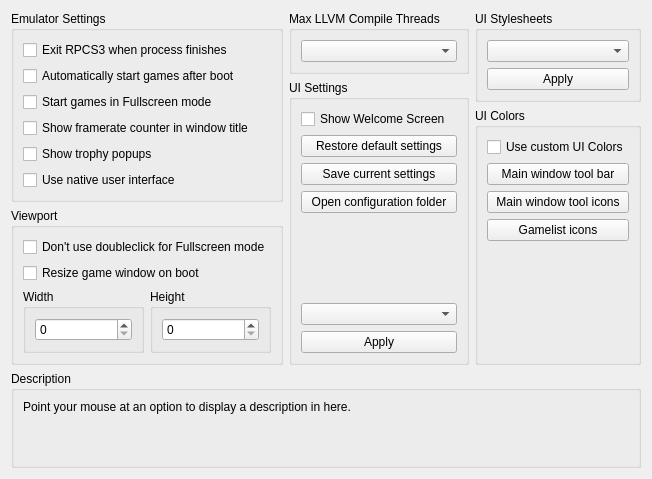
     <widget class="QWidget" name="emulatorTab">
      <attribute name="title">
       <string>Emulator</string>
      </attribute>
      <layout class="QVBoxLayout" name="verticalLayout_46">
       <item>
        <layout class="QHBoxLayout" name="horizontalLayout_12" stretch="1,1,1">
         <item>
          <layout class="QVBoxLayout" name="verticalLayout_47">
           <item>
            <widget class="QGroupBox" name="groupBox_55">
             <property name="title">
              <string>Emulator Settings</string>
             </property>
             <layout class="QVBoxLayout" name="verticalLayout_41">
              <item>
               <widget class="QCheckBox" name="exitOnStop">
                <property name="text">
                 <string>Exit RPCS3 when process finishes</string>
                </property>
               </widget>
              </item>
              <item>
               <widget class="QCheckBox" name="alwaysStart">
                <property name="text">
                 <string>Automatically start games after boot</string>
                </property>
               </widget>
              </item>
              <item>
               <widget class="QCheckBox" name="startGameFullscreen">
                <property name="text">
                 <string>Start games in Fullscreen mode</string>
                </property>
               </widget>
              </item>
              <item>
               <widget class="QCheckBox" name="showFPSInTitle">
                <property name="text">
                 <string>Show framerate counter in window title</string>
                </property>
               </widget>
              </item>
              <item>
               <widget class="QCheckBox" name="showTrophyPopups">
                <property name="text">
                 <string>Show trophy popups</string>
                </property>
               </widget>
              </item>
              <item>
               <widget class="QCheckBox" name="useNativeInterface">
                <property name="text">
                 <string>Use native user interface</string>
                </property>
               </widget>
              </item>
             </layout>
            </widget>
           </item>
           <item>
            <widget class="QGroupBox" name="gb_viewport">
             <property name="title">
              <string>Viewport</string>
             </property>
             <layout class="QVBoxLayout" name="verticalLayout_50">
              <item>
               <widget class="QCheckBox" name="gs_disableMouse">
                <property name="text">
                 <string>Don't use doubleclick for Fullscreen mode</string>
                </property>
               </widget>
              </item>
              <item>
               <widget class="QCheckBox" name="gs_resizeOnBoot">
                <property name="text">
                 <string>Resize game window on boot</string>
                </property>
               </widget>
              </item>
              <item>
               <layout class="QHBoxLayout" name="horizontalLayout_20">
                <item>
                 <widget class="QGroupBox" name="groupBox_4">
                  <property name="title">
                   <string>Width</string>
                  </property>
                  <layout class="QVBoxLayout" name="verticalLayout_49">
                   <item>
                    <widget class="QSpinBox" name="gs_width">
                     <property name="accelerated">
                      <bool>true</bool>
                     </property>
                     <property name="correctionMode">
                      <enum>QAbstractSpinBox::CorrectToNearestValue</enum>
                     </property>
                     <property name="keyboardTracking">
                      <bool>false</bool>
                     </property>
                     <property name="minimum">
                      <number>0</number>
                     </property>
                     <property name="maximum">
                      <number>9999</number>
                     </property>
                     <property name="value">
                      <number>0</number>
                     </property>
                    </widget>
                   </item>
                  </layout>
                 </widget>
                </item>
                <item>
                 <widget class="QGroupBox" name="groupBox_5">
                  <property name="title">
                   <string>Height</string>
                  </property>
                  <layout class="QVBoxLayout" name="verticalLayout_48">
                   <item>
                    <widget class="QSpinBox" name="gs_height">
                     <property name="frame">
                      <bool>true</bool>
                     </property>
                     <property name="accelerated">
                      <bool>true</bool>
                     </property>
                     <property name="correctionMode">
                      <enum>QAbstractSpinBox::CorrectToNearestValue</enum>
                     </property>
                     <property name="keyboardTracking">
                      <bool>false</bool>
                     </property>
                     <property name="minimum">
                      <number>0</number>
                     </property>
                     <property name="maximum">
                      <number>9999</number>
                     </property>
                     <property name="value">
                      <number>0</number>
                     </property>
                    </widget>
                   </item>
                  </layout>
                 </widget>
                </item>
               </layout>
              </item>
             </layout>
            </widget>
           </item>
          </layout>
         </item>
         <item>
          <layout class="QVBoxLayout" name="verticalLayout_58">
           <item>
            <widget class="QGroupBox" name="groupBox_2">
             <property name="title">
              <string>Max LLVM Compile Threads</string>
             </property>
             <layout class="QVBoxLayout" name="verticalLayout_63">
              <item>
               <widget class="QComboBox" name="maxLLVMThreads"/>
              </item>
             </layout>
            </widget>
           </item>
           <item>
            <widget class="QGroupBox" name="gb_settings">
             <property name="title">
              <string>UI Settings</string>
             </property>
             <layout class="QVBoxLayout" name="verticalLayout_42">
              <item>
               <widget class="QCheckBox" name="cb_show_welcome">
                <property name="text">
                 <string>Show Welcome Screen</string>
                </property>
               </widget>
              </item>
              <item>
               <widget class="QPushButton" name="pb_reset_default">
                <property name="text">
                 <string>Restore default settings</string>
                </property>
               </widget>
              </item>
              <item>
               <widget class="QPushButton" name="pb_backup_config">
                <property name="text">
                 <string>Save current settings</string>
                </property>
               </widget>
              </item>
              <item>
               <widget class="QPushButton" name="pb_open_folder">
                <property name="text">
                 <string>Open configuration folder</string>
                </property>
               </widget>
              </item>
              <item>
               <spacer name="verticalSpacer_4">
                <property name="orientation">
                 <enum>Qt::Vertical</enum>
                </property>
                <property name="sizeType">
                 <enum>QSizePolicy::MinimumExpanding</enum>
                </property>
                <property name="sizeHint" stdset="0">
                 <size>
                  <width>20</width>
                  <height>0</height>
                 </size>
                </property>
               </spacer>
              </item>
              <item>
               <widget class="QComboBox" name="combo_configs"/>
              </item>
              <item>
               <widget class="QPushButton" name="pb_apply_config">
                <property name="text">
                 <string>Apply</string>
                </property>
               </widget>
              </item>
             </layout>
            </widget>
           </item>
          </layout>
         </item>
         <item>
          <layout class="QVBoxLayout" name="verticalLayout_60">
           <item>
            <widget class="QGroupBox" name="gb_stylesheets">
             <property name="title">
              <string>UI Stylesheets</string>
             </property>
             <layout class="QVBoxLayout" name="verticalLayout_43">
              <item>
               <widget class="QComboBox" name="combo_stylesheets"/>
              </item>
              <item>
               <widget class="QPushButton" name="pb_apply_stylesheet">
                <property name="text">
                 <string>Apply</string>
                </property>
               </widget>
              </item>
             </layout>
            </widget>
           </item>
           <item>
            <widget class="QGroupBox" name="gb_colors">
             <property name="title">
              <string>UI Colors</string>
             </property>
             <layout class="QVBoxLayout" name="verticalLayout_13">
              <item>
               <widget class="QCheckBox" name="cb_custom_colors">
                <property name="text">
                 <string>Use custom UI Colors</string>
                </property>
               </widget>
              </item>
              <item>
               <widget class="QPushButton" name="pb_tool_bar_color">
                <property name="text">
                 <string>Main window tool bar</string>
                </property>
               </widget>
              </item>
              <item>
               <widget class="QPushButton" name="pb_tool_icon_color">
                <property name="text">
                 <string>Main window tool icons</string>
                </property>
               </widget>
              </item>
              <item>
               <widget class="QPushButton" name="pb_gl_icon_color">
                <property name="text">
                 <string>Gamelist icons</string>
                </property>
               </widget>
              </item>
              <item>
               <spacer name="verticalSpacer_5">
                <property name="orientation">
                 <enum>Qt::Vertical</enum>
                </property>
                <property name="sizeType">
                 <enum>QSizePolicy::MinimumExpanding</enum>
                </property>
                <property name="sizeHint" stdset="0">
                 <size>
                  <width>0</width>
                  <height>0</height>
                 </size>
                </property>
               </spacer>
              </item>
             </layout>
            </widget>
           </item>
          </layout>
         </item>
        </layout>
       </item>
       <item>
        <spacer name="verticalSpacer_11">
         <property name="orientation">
          <enum>Qt::Vertical</enum>
         </property>
         <property name="sizeType">
          <enum>QSizePolicy::MinimumExpanding</enum>
         </property>
         <property name="sizeHint" stdset="0">
          <size>
           <width>0</width>
           <height>0</height>
          </size>
         </property>
        </spacer>
       </item>
       <item>
        <widget class="QGroupBox" name="groupBox_62">
         <property name="title">
          <string>Description</string>
         </property>
         <layout class="QVBoxLayout" name="verticalLayout_45">
          <item>
           <widget class="QLabel" name="description_emulator">
            <property name="text">
             <string>Point your mouse at an option to display a description in here.


</string>
            </property>
            <property name="textFormat">
             <enum>Qt::PlainText</enum>
            </property>
            <property name="alignment">
             <set>Qt::AlignLeading|Qt::AlignLeft|Qt::AlignTop</set>
            </property>
            <property name="wordWrap">
             <bool>true</bool>
            </property>
           </widget>
          </item>
         </layout>
        </widget>
       </item>
      </layout>
     </widget>
